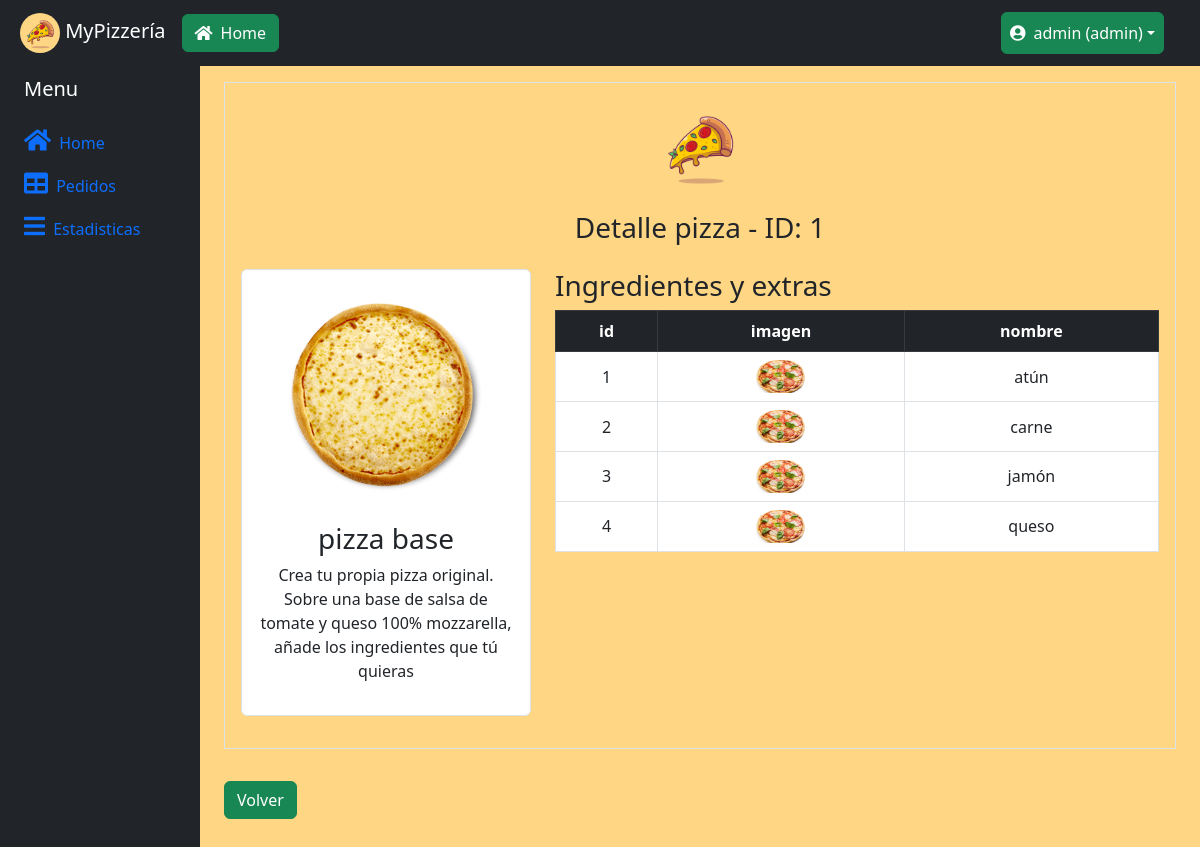
Page /detalle_pizza.php?id_detalle=1&id_pizza=1 (signed in) on the committed database.
### tables this page shows
CREATE TABLE pizzas (
    id INT AUTO_INCREMENT PRIMARY KEY,
    nombre VARCHAR(100),
    descripcion VARCHAR (255),
    imagen VARCHAR(255),
    id_categoria INT NOT NULL,
    CONSTRAINT id_categoria_fk FOREIGN KEY (id_categoria) REFERENCES categorias (id) ON DELETE CASCADE

);

CREATE TABLE ingredientes (
	id INT AUTO_INCREMENT PRIMARY KEY,
    nombre VARCHAR(100),
    descripcion VARCHAR (255),
    imagen VARCHAR(255),
	precio FLOAT
);

### detalle_pizza.php (the view, shortened to what this page needs)
<?php
require_once ("header_admin.php");
if(!empty($_GET["id_detalle"]) && filter_var($_GET["id_detalle"],FILTER_VALIDATE_INT) && !empty($_GET["id_pizza"]) && filter_var($_GET["id_pizza"],FILTER_VALIDATE_INT)){
    $id_detalle=$_GET["id_detalle"];
    $id_pizza=$_GET["id_pizza"];
    require_once 'conectar.php';
    try{
        $stmt1 = $dbh->prepare("SELECT * FROM pizzas WHERE id=?");
        $stmt1->bindParam(1, $id_pizza);
        $stmt1->execute();
        $pizza = $stmt1->fetch();
    }catch(PDOException $e) {
        $errores[]= "Error: " . $e->getMessage();
    }
    try{
        $stmt = $dbh->prepare("SELECT ingredientes.id, ingredientes.imagen, ingredientes.nombre FROM detalle_pizza, ingredientes WHERE
             detalle_pizza.id_ingrediente=ingredientes.id AND detalle_pizza.id_detalle_pedido=?");
        $stmt->bindParam(1, $id_detalle);
        $stmt->execute();
        $result = $stmt->fetchAll();
        $num_filas=count($result);
    }catch(PDOException $e) {
        $errores[]= "Error: " . $e->getMessage();
    }
}else{
    $errores[]= "Error: No se ha podido acceder a los datos del pedido";
}
?>
    <div class="container">
        <div class="border mb-3" >
            <div class="mx-auto" style="max-width:128px;">
                <img src="./img/logo_pizza.jpg" class="img-fluid p-3"  alt="logo">
            </div>
            <h3 class="text-center">Detalle pizza - ID: <?php isset($id_detalle) ? print $id_detalle : "" ?></h3>
            <div class="row p-3">
                <div class="col-sm-4">
                    <?php  if(isset($pizza) && $pizza!==false){  ?>
                    <div class="card border mb-3">
                        <div class="card-body text-center">
                                <div>
                                    <img src="<?php isset($pizza['imagen']) ? print $pizza['imagen'] : "" ?>" class="img-fluid card-img-top rounded mx-auto d-block mb-3" style="max-width: 220px;" alt="pizza">
                                    <h3 class="card-title"><?php if(isset($pizza['nombre'])){ print $pizza['nombre']; } ?></h3>
                                </div>
                                <div>
                                    <div class="mb-3">
                                    <p><?php if(isset($pizza['descripcion'])){ print $pizza['descripcion']; } ?></p>
                                    </div>
                                </div>
                        </div>
                    </div>
                    <?php } ?>
                </div>
                <div class="col-sm-8">
                <?php  if(isset($num_filas) && $num_filas>0 && $result!==false){ ?>
                    <table class="table table-bordered table-hover">
                        <h3>Ingredientes y extras</h3>
                            <thead class="table-dark">
                                <tr class="align-middle text-md-center">
                                    <th>id</th>
                                    <th>imagen</th>
                                    <th>nombre</th>
                                </tr>
                            </thead>
                        <tbody>
                        <?php foreach($result as $row){  ?>
                            <tr class="align-middle text-md-center bg-white">
                                <td><?= $row['id'] ?></td>
                                <td><img src="<?php isset($row['imagen']) ? print $row['imagen'] : "" ?>" class="img-fluid" style="max-width: 50px;" alt="pizza"></td>
                                <td><?= $row['nombre'] ?></td>
                            </tr>
                            <?php } ?>
                        </tbody>
                    </table>
                <?php }else {
                                echo '<div class="text-danger fs-3 mx-3"> *No contiene ingredientes extras </div>';
                        }
                ?>
                </div>
            </div>
        </div>
        <div class="mb-3">
            <a class="btn btn-success my-3 float-start" href="./pedidos.php">Volver</a>
        </div>
    </div>
<?php require_once ("footer_admin.php") ?>

### header_admin.php (style rules this page uses)
body { background:#FFD684; }

### rows in the picture
pizzas: imagen (picture), nombre "pizza base", descripcion "Crea tu propia pizza original. Sobre una base de salsa de tomate y queso 100% mozzarella, añade los ingredientes que tú quieras"
ingredientes: id "1", imagen (picture), nombre "atún"
ingredientes: id "2", imagen (picture), nombre "carne"
ingredientes: id "3", imagen (picture), nombre "jamón"
ingredientes: id "4", imagen (picture), nombre "queso"

### other values in the picture
$_SESSION['username'] "admin"
$_SESSION['rol'] "admin"
$id_detalle "1"
